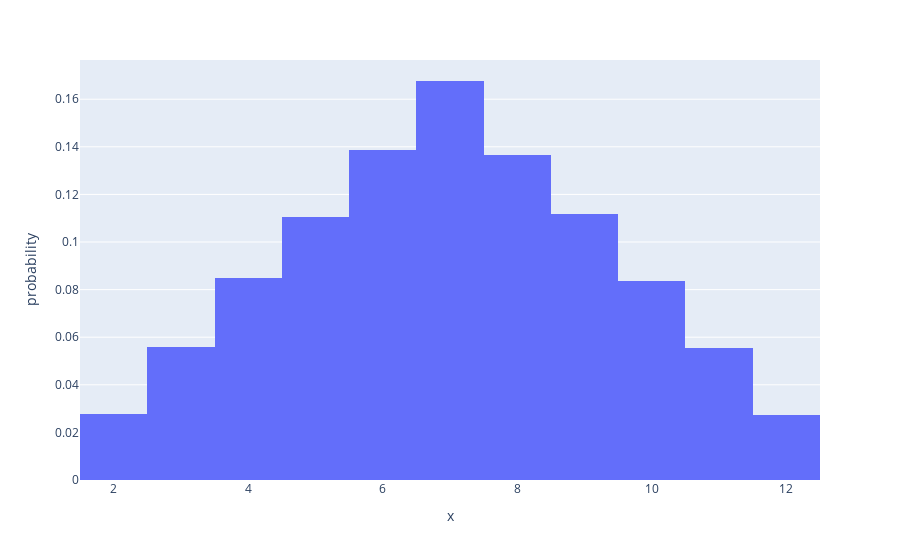

This figure's notebook cell:
### Markdown cell above
Предлагается также решить задачу: 

### Задача 8
Брошены две игральные кости. Найти закон распределения случайной величины $X$, равной сумме выпавших очков. Найти вероятности событий ${X <= 4}$, ${X > 4}$

### Code cell
import plotly.express as px
dice = (1, 2, 3, 4, 5, 6)
n = 100000
q = np.random.choice(dice, n)
w = np.random.choice(dice, n)
a = []
for i in range(n):
    a.append(q[i] + w[i])
fig = px.histogram(x=a, histnorm='probability')
fig.show()

### Figure 1 — Plotly figure (JSON) as saved in the notebook; plotly's stock layout.template omitted (floating-point values rounded to 4 significant figures; data arrays with more than 128 entries replaced by an {"elided": "..."} marker saying what was removed)
{"data": [{"alignmentgroup": "True", "bingroup": "x", "histnorm": "probability", "hovertemplate": "x=%{x}<br>probability=%{y}<extra></extra>", "legendgroup": "", "marker": {"color": "#636efa", "pattern": {"shape": ""}}, "name": "", "offsetgroup": "", "orientation": "v", "showlegend": false, "type": "histogram", "x": {"elided": "100000 int values"}, "xaxis": "x", "yaxis": "y"}], "layout": {"barmode": "relative", "legend": {"tracegroupgap": 0}, "margin": {"t": 60}, "xaxis": {"anchor": "y", "domain": [0, 1], "title": {"text": "x"}}, "yaxis": {"anchor": "x", "domain": [0, 1], "title": {"text": "probability"}}}}
